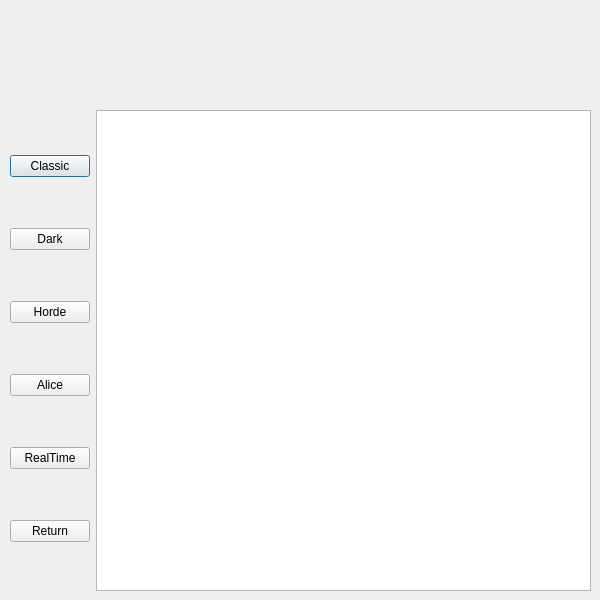
<?xml version="1.0" encoding="UTF-8"?>
<ui version="4.0">
 <class>GameRules</class>
 <widget class="QDialog" name="GameRules">
  <property name="geometry">
   <rect>
    <x>0</x>
    <y>0</y>
    <width>600</width>
    <height>600</height>
   </rect>
  </property>
  <property name="minimumSize">
   <size>
    <width>600</width>
    <height>600</height>
   </size>
  </property>
  <property name="maximumSize">
   <size>
    <width>600</width>
    <height>600</height>
   </size>
  </property>
  <property name="windowTitle">
   <string>Game Rules</string>
  </property>
  <property name="windowIcon">
   <iconset resource="pawnhub.qrc">
    <normaloff>:/icon/pawnhub_icon.png</normaloff>:/icon/pawnhub_icon.png</iconset>
  </property>
  <widget class="QLabel" name="adsLabel">
   <property name="geometry">
    <rect>
     <x>10</x>
     <y>10</y>
     <width>581</width>
     <height>91</height>
    </rect>
   </property>
   <property name="text">
    <string/>
   </property>
   <property name="pixmap">
    <pixmap resource="ads.qrc">:/Calvin.jpg</pixmap>
   </property>
   <property name="scaledContents">
    <bool>true</bool>
   </property>
  </widget>
  <widget class="QWidget" name="horizontalLayoutWidget">
   <property name="geometry">
    <rect>
     <x>10</x>
     <y>110</y>
     <width>581</width>
     <height>481</height>
    </rect>
   </property>
   <layout class="QHBoxLayout" name="horizontalLayout">
    <item>
     <layout class="QVBoxLayout" name="verticalLayout">
      <item>
       <widget class="QPushButton" name="classicPushButton">
        <property name="text">
         <string>Classic</string>
        </property>
       </widget>
      </item>
      <item>
       <widget class="QPushButton" name="darkPushButton">
        <property name="text">
         <string>Dark</string>
        </property>
       </widget>
      </item>
      <item>
       <widget class="QPushButton" name="hordePushButton">
        <property name="text">
         <string>Horde</string>
        </property>
       </widget>
      </item>
      <item>
       <widget class="QPushButton" name="alicePushButton">
        <property name="text">
         <string>Alice</string>
        </property>
       </widget>
      </item>
      <item>
       <widget class="QPushButton" name="realTimePushButton">
        <property name="text">
         <string>RealTime</string>
        </property>
       </widget>
      </item>
      <item>
       <widget class="QPushButton" name="returnPushButton">
        <property name="text">
         <string>Return</string>
        </property>
       </widget>
      </item>
     </layout>
    </item>
    <item>
     <widget class="QPlainTextEdit" name="rulesTextEdit">
      <property name="readOnly">
       <bool>true</bool>
      </property>
     </widget>
    </item>
   </layout>
  </widget>
 </widget>
 <resources>
  <include location="ads.qrc"/>
  <include location="pawnhub.qrc"/>
 </resources>
 <connections/>
</ui>
